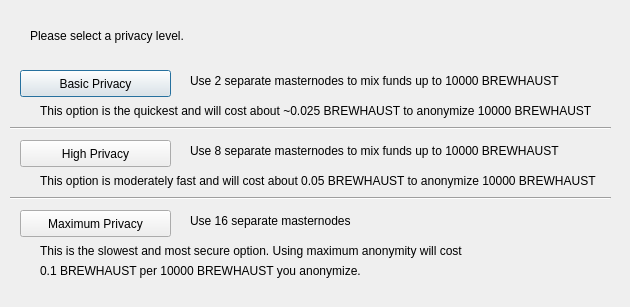
<?xml version="1.0" encoding="UTF-8"?>
<ui version="4.0">
 <class>DarksendConfig</class>
 <widget class="QDialog" name="DarksendConfig">
  <property name="geometry">
   <rect>
    <x>0</x>
    <y>0</y>
    <width>630</width>
    <height>307</height>
   </rect>
  </property>
  <property name="windowTitle">
   <string>Configure Darksend</string>
  </property>
  <widget class="QPushButton" name="buttonBasic">
   <property name="geometry">
    <rect>
     <x>20</x>
     <y>70</y>
     <width>151</width>
     <height>27</height>
    </rect>
   </property>
   <property name="text">
    <string>Basic Privacy</string>
   </property>
  </widget>
  <widget class="QPushButton" name="buttonHigh">
   <property name="geometry">
    <rect>
     <x>20</x>
     <y>140</y>
     <width>151</width>
     <height>27</height>
    </rect>
   </property>
   <property name="text">
    <string>High Privacy</string>
   </property>
  </widget>
  <widget class="QPushButton" name="buttonMax">
   <property name="geometry">
    <rect>
     <x>20</x>
     <y>210</y>
     <width>151</width>
     <height>27</height>
    </rect>
   </property>
   <property name="text">
    <string>Maximum Privacy</string>
   </property>
  </widget>
  <widget class="QLabel" name="label">
   <property name="geometry">
    <rect>
     <x>30</x>
     <y>20</y>
     <width>571</width>
     <height>31</height>
    </rect>
   </property>
   <property name="text">
    <string>Please select a privacy level.</string>
   </property>
  </widget>
  <widget class="QLabel" name="label_2">
   <property name="geometry">
    <rect>
     <x>190</x>
     <y>70</y>
     <width>421</width>
     <height>21</height>
    </rect>
   </property>
   <property name="text">
    <string>Use 2 separate masternodes to mix funds up to 10000 BREWHAUST</string>
   </property>
  </widget>
  <widget class="QLabel" name="label_3">
   <property name="geometry">
    <rect>
     <x>190</x>
     <y>140</y>
     <width>411</width>
     <height>21</height>
    </rect>
   </property>
   <property name="text">
    <string>Use 8 separate masternodes to mix funds up to 10000 BREWHAUST</string>
   </property>
  </widget>
  <widget class="QLabel" name="label_4">
   <property name="geometry">
    <rect>
     <x>190</x>
     <y>210</y>
     <width>421</width>
     <height>21</height>
    </rect>
   </property>
   <property name="text">
    <string>Use 16 separate masternodes</string>
   </property>
  </widget>
  <widget class="QLabel" name="label_6">
   <property name="geometry">
    <rect>
     <x>40</x>
     <y>100</y>
     <width>561</width>
     <height>21</height>
    </rect>
   </property>
   <property name="text">
    <string>This option is the quickest and will cost about ~0.025 BREWHAUST to anonymize 10000 BREWHAUST</string>
   </property>
  </widget>
  <widget class="QLabel" name="label_7">
   <property name="geometry">
    <rect>
     <x>40</x>
     <y>170</y>
     <width>561</width>
     <height>21</height>
    </rect>
   </property>
   <property name="text">
    <string>This option is moderately fast and will cost about 0.05 BREWHAUST to anonymize 10000 BREWHAUST</string>
   </property>
  </widget>
  <widget class="QLabel" name="label_8">
   <property name="geometry">
    <rect>
     <x>40</x>
     <y>240</y>
     <width>561</width>
     <height>21</height>
    </rect>
   </property>
   <property name="text">
    <string>This is the slowest and most secure option. Using maximum anonymity will cost</string>
   </property>
  </widget>
  <widget class="QLabel" name="label_9">
   <property name="geometry">
    <rect>
     <x>40</x>
     <y>260</y>
     <width>561</width>
     <height>21</height>
    </rect>
   </property>
   <property name="text">
    <string>0.1 BREWHAUST per 10000 BREWHAUST you anonymize.</string>
   </property>
  </widget>
  <widget class="Line" name="line">
   <property name="geometry">
    <rect>
     <x>10</x>
     <y>120</y>
     <width>601</width>
     <height>16</height>
    </rect>
   </property>
   <property name="orientation">
    <enum>Qt::Horizontal</enum>
   </property>
  </widget>
  <widget class="Line" name="line_2">
   <property name="geometry">
    <rect>
     <x>10</x>
     <y>190</y>
     <width>601</width>
     <height>16</height>
    </rect>
   </property>
   <property name="orientation">
    <enum>Qt::Horizontal</enum>
   </property>
  </widget>
 </widget>
 <resources/>
 <connections/>
</ui>
